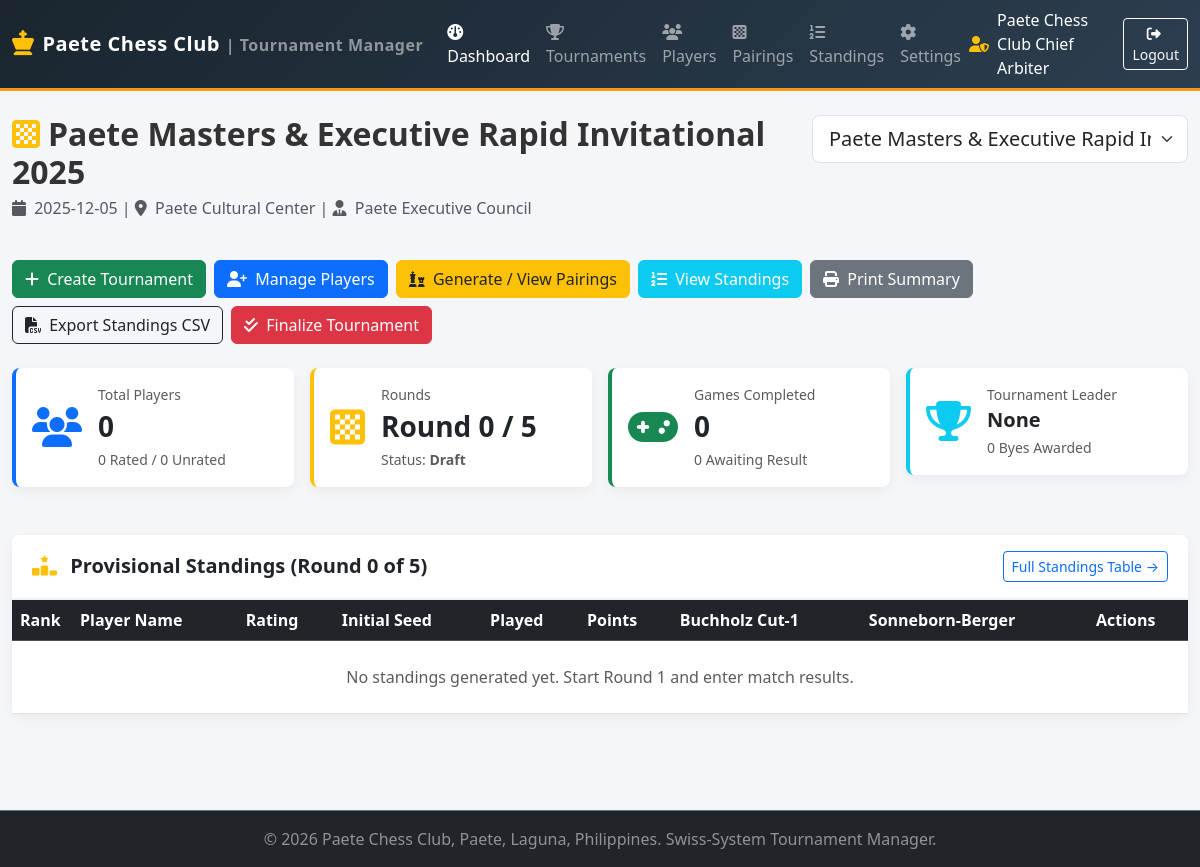
Screenshot of /?route=dashboard (signed in) with the database file from the repository.
### tables this page shows
CREATE TABLE tournaments (
    id INTEGER PRIMARY KEY AUTOINCREMENT,
    name TEXT NOT NULL,
    date DATE NOT NULL,
    venue TEXT NOT NULL,
    organizer_name TEXT NOT NULL,
    total_rounds INTEGER NOT NULL DEFAULT 5,
    current_round INTEGER NOT NULL DEFAULT 0,
    scoring_system TEXT NOT NULL DEFAULT 'standard',
    time_control TEXT DEFAULT '15 mins + 5 secs',
    description TEXT,
    logo_path TEXT DEFAULT NULL,
    rating_source TEXT DEFAULT 'FIDE',
    pairing_mode TEXT DEFAULT 'club_swiss',
    tiebreak_config TEXT,
    allow_withdrawals INTEGER DEFAULT 1,
    allow_late_entries INTEGER DEFAULT 1,
    status TEXT NOT NULL DEFAULT 'Draft',
    created_at DATETIME NOT NULL DEFAULT CURRENT_TIMESTAMP,
    updated_at DATETIME NOT NULL DEFAULT CURRENT_TIMESTAMP
);

### app/Views/dashboard/index.php (the view, shortened to what the rows shown need)
<?php
require __DIR__ . '/../layouts/header.php';
?>
<div class="row mb-4">
    <div class="col-md-8">
        <h2 class="fw-bold mb-1"><i class="fa-solid fa-chess-board text-warning me-2"></i><?= htmlspecialchars($tournament['name'] ?? 'No Active Tournament') ?></h2>
        <p class="text-muted">
            <?php if ($tournament): ?>
                <i class="fa-solid fa-calendar me-1"></i> <?= htmlspecialchars($tournament['date']) ?> |
                <i class="fa-solid fa-location-dot me-1"></i> <?= htmlspecialchars($tournament['venue']) ?> |
                <i class="fa-solid fa-user-tie me-1"></i> <?= htmlspecialchars($tournament['organizer_name']) ?>
            <?php else: ?>
                Create a new tournament to start generating Swiss pairings.
            <?php endif; ?>
        </p>
    </div>
    <div class="col-md-4 text-md-end no-print">
        <?php if (!empty($tournaments)): ?>
            <form method="GET" action="" class="d-inline-block">
                <select name="tournament_id" class="form-select form-select-lg" onchange="this.form.submit()">
                    <?php foreach ($tournaments as $t): ?>
                        <option value="<?= $t['id'] ?>" <?= ($tournament && $tournament['id'] == $t['id']) ? 'selected' : '' ?>>
                            <?= htmlspecialchars($t['name']) ?> (<?= $t['status'] ?>)
                        </option>
                    <?php endforeach; ?>
                </select>
            </form>
        <?php endif; ?>
    </div>
</div>
<?php if ($tournament): ?>
    <div class="row g-2 mb-4 no-print">
        <div class="col-auto">
            <a href="?route=tournament/create" class="btn btn-success"><i class="fa-solid fa-plus me-1"></i> Create Tournament</a>
        </div>
        <div class="col-auto">
            <a href="?route=players&tournament_id=<?= $tournament['id'] ?>" class="btn btn-primary"><i class="fa-solid fa-user-plus me-1"></i> Manage Players</a>
        </div>
        <div class="col-auto">
            <a href="?route=pairings&tournament_id=<?= $tournament['id'] ?>" class="btn btn-warning text-dark"><i class="fa-solid fa-chess me-1"></i> Generate / View Pairings</a>
        </div>
        <div class="col-auto">
            <a href="?route=standings&tournament_id=<?= $tournament['id'] ?>" class="btn btn-info text-white"><i class="fa-solid fa-list-ol me-1"></i> View Standings</a>
        </div>
        <div class="col-auto">
            <button onclick="window.print()" class="btn btn-secondary"><i class="fa-solid fa-print me-1"></i> Print Summary</button>
        </div>
        <div class="col-auto">
            <a href="?route=export/standings&tournament_id=<?= $tournament['id'] ?>" class="btn btn-outline-dark"><i class="fa-solid fa-file-csv me-1"></i> Export Standings CSV</a>
        </div>
        <div class="col-auto">
            <?php if ($tournament['status'] === 'Completed'): ?>
                <button type="button" class="btn btn-outline-danger" data-bs-toggle="modal" data-bs-target="#reopenModal"><i class="fa-solid fa-folder-open me-1"></i> Reopen Tournament</button>
            <?php else: ?>
                <a href="?route=tournament/finalize&id=<?= $tournament['id'] ?>&csrf_token=<?= $csrfToken ?>" class="btn btn-danger" onclick="return confirm('Are you sure you want to finalize this tournament?')"><i class="fa-solid fa-check-double me-1"></i> Finalize Tournament</a>
            <?php endif; ?>
        </div>
    </div>
    <div class="row g-3 mb-4">
        <div class="col-md-3 col-sm-6">
            <div class="card pcc-card p-3 border-start border-primary border-4">
                <div class="d-flex align-items-center">
                    <div class="fs-1 text-primary me-3"><i class="fa-solid fa-users"></i></div>
                    <div>
                        <div class="text-muted small">Total Players</div>
                        <div class="fs-3 fw-bold"><?= $stats['total_players'] ?></div>
                        <small class="text-muted"><?= $stats['rated_players'] ?> Rated / <?= $stats['unrated_players'] ?> Unrated</small>
                    </div>
                </div>
            </div>
        </div>
        <div class="col-md-3 col-sm-6">
            <div class="card pcc-card p-3 border-start border-warning border-4">
                <div class="d-flex align-items-center">
                    <div class="fs-1 text-warning me-3"><i class="fa-solid fa-chess-board"></i></div>
                    <div>
                        <div class="text-muted small">Rounds</div>
                        <div class="fs-3 fw-bold">Round <?= $stats['current_round'] ?> / <?= $stats['total_rounds'] ?></div>
                        <small class="text-muted">Status: <strong><?= $stats['status'] ?></strong></small>
                    </div>
                </div>
            </div>
        </div>
        <div class="col-md-3 col-sm-6">
            <div class="card pcc-card p-3 border-start border-success border-4">
                <div class="d-flex align-items-center">
                    <div class="fs-1 text-success me-3"><i class="fa-solid fa-gamepad"></i></div>
                    <div>
                        <div class="text-muted small">Games Completed</div>
                        <div class="fs-3 fw-bold"><?= $stats['completed_games'] ?></div>
                        <small class="text-muted"><?= $stats['pending_games'] ?> Awaiting Result</small>
                    </div>
                </div>
            </div>
        </div>
        <div class="col-md-3 col-sm-6">
            <div class="card pcc-card p-3 border-start border-info border-4">
                <div class="d-flex align-items-center">
                    <div class="fs-1 text-info me-3"><i class="fa-solid fa-trophy"></i></div>
                    <div>
                        <div class="text-muted small">Tournament Leader</div>
                        <div class="fs-5 fw-bold text-truncate" style="max-width: 160px;"><?= htmlspecialchars($stats['leader']) ?></div>
                        <small class="text-muted"><?= $stats['byes_count'] ?> Byes Awarded</small>
                    </div>
                </div>
            </div>
        </div>
    </div>
    <div class="row">
        <div class="col-lg-12">
            <div class="card pcc-card">
                <div class="card-header pcc-card-header d-flex justify-content-between align-items-center">
                    <span class="fs-5 fw-bold"><i class="fa-solid fa-ranking-star me-2 text-warning"></i>
                        <?= ($tournament['status'] === 'Completed') ? 'FINAL STANDINGS' : 'Provisional Standings (Round ' . $stats['current_round'] . ' of ' . $stats['total_rounds'] . ')' ?>
                    </span>
                    <a href="?route=standings&tournament_id=<?= $tournament['id'] ?>" class="btn btn-sm btn-outline-primary no-print">Full Standings Table &rarr;</a>
                </div>
                <div class="card-body p-0">
                    <div class="table-responsive">
                        <table class="table table-hover align-middle mb-0">
                            <thead class="table-dark">
                                <tr>
                                    <th width="60">Rank</th>
                                    <th>Player Name</th>
                                    <th>Rating</th>
                                    <th>Initial Seed</th>
                                    <th>Played</th>
                                    <th>Points</th>
                                    <th>Buchholz Cut-1</th>
                                    <th>Sonneborn-Berger</th>
                                    <th width="100">Actions</th>
                                </tr>
                            </thead>
                            <tbody>
                                <?php if (empty($standings)): ?>
                                    <tr>
                                        <td colspan="9" class="text-center py-4 text-muted">No standings generated yet. Start Round 1 and enter match results.</td>
                                    </tr>
                                <?php endif; ?>
                            </tbody>
                        </table>
                    </div>
                </div>
            </div>
        </div>
    </div>
<?php endif; ?>
<?php require __DIR__ . '/../layouts/footer.php'; ?>

### app/Views/layouts/header.php (shortened to what the rows shown need)
<?php
$currentUser = AuthManager::getCurrentUser();
$csrfToken = AuthManager::generateCsrfToken();
$currentRoute = $_GET['route'] ?? 'dashboard';
?>
<!DOCTYPE html>
<html lang="en">
<head>
    <link href="https://cdn.jsdelivr.net/npm/bootstrap@5.3.2/dist/css/bootstrap.min.css" rel="stylesheet">
    <link href="https://cdnjs.cloudflare.com/ajax/libs/font-awesome/6.4.2/css/all.min.css" rel="stylesheet">
    <link href="assets/css/style.css" rel="stylesheet">
</head>
<body>
<nav class="navbar navbar-expand-lg navbar-dark navbar-pcc no-print">
    <div class="container-fluid">
        <a class="navbar-brand pcc-brand-title d-flex align-items-center" href="?route=dashboard">
            <i class="fa-solid fa-chess-king fa-lg me-2 text-warning"></i>
            <span>Paete Chess Club <small class="text-white-50 fs-6">| Tournament Manager</small></span>
        </a>
        <div class="collapse navbar-collapse" id="navbarMain">
            <?php if ($currentUser): ?>
                <ul class="navbar-nav me-auto mb-2 mb-lg-0">
                    <li class="nav-item">
                        <a class="nav-link <?= ($currentRoute === 'dashboard') ? 'active' : '' ?>" href="?route=dashboard"><i class="fa-solid fa-gauge me-1"></i> Dashboard</a>
                    </li>
                    <li class="nav-item">
                        <a class="nav-link <?= str_starts_with($currentRoute, 'tournament') ? 'active' : '' ?>" href="?route=tournament/create"><i class="fa-solid fa-trophy me-1"></i> Tournaments</a>
                    </li>
                    <li class="nav-item">
                        <a class="nav-link <?= str_starts_with($currentRoute, 'players') ? 'active' : '' ?>" href="?route=players"><i class="fa-solid fa-users me-1"></i> Players</a>
                    </li>
                    <li class="nav-item">
                        <a class="nav-link <?= str_starts_with($currentRoute, 'pairings') ? 'active' : '' ?>" href="?route=pairings"><i class="fa-solid fa-chess-board me-1"></i> Pairings</a>
                    </li>
                    <li class="nav-item">
                        <a class="nav-link <?= str_starts_with($currentRoute, 'standings') ? 'active' : '' ?>" href="?route=standings"><i class="fa-solid fa-list-ol me-1"></i> Standings</a>
                    </li>
                    <li class="nav-item">
                        <a class="nav-link <?= str_starts_with($currentRoute, 'settings') ? 'active' : '' ?>" href="?route=settings"><i class="fa-solid fa-gear me-1"></i> Settings</a>
                    </li>
                </ul>
                <div class="d-flex align-items-center text-white me-3">
                    <i class="fa-solid fa-user-shield me-2 text-warning"></i>
                    <span><?= htmlspecialchars($currentUser['full_name']) ?></span>
                </div>
                <a href="?route=logout" class="btn btn-outline-light btn-sm"><i class="fa-solid fa-right-from-bracket me-1"></i> Logout</a>
            <?php endif; ?>
        </div>
    </div>
</nav>
<main class="container-fluid py-4">

### rows the page displays
tournaments: organizer_name "Paete Chess Club Chief Arbiter"
tournaments: name "Paete Masters & Executive Rapid Invitational 2025", date "2025-12-05", venue "Paete Cultural Center", organizer_name "Paete Executive Council"

### other values shown
$stats['total_players'] "0"
$stats['rated_players'] "0"
$stats['unrated_players'] "0"
$stats['current_round'] "0"
$stats['total_rounds'] "5"
$stats['status'] "Draft"
$stats['completed_games'] "0"
$stats['pending_games'] "0"
$stats['leader'] "None"
$stats['byes_count'] "0"
form field tournament_id "Paete Masters & Executive Rapid Invitational 2025 (Draft)"
